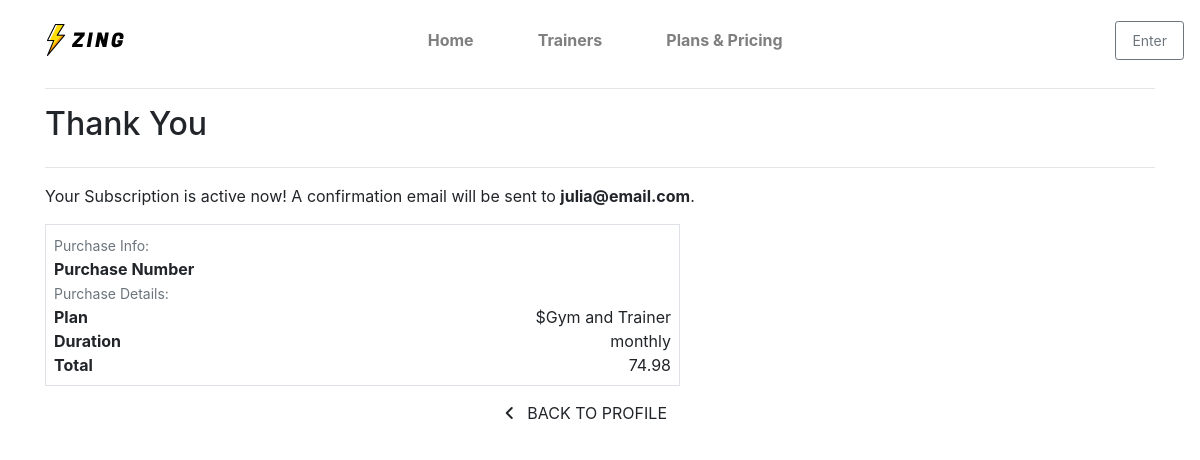
/checkout/checkout_success/EE8DD4AB854F4C4BBA4E5F99EF76FCDD, run on the app's committed database.
### checkout/models.py (models this page shows, shortened)
class Payment(models.Model):
    user = models.ForeignKey(User, on_delete=models.CASCADE)
    plan_name = models.CharField(max_length=100)
    plan_price = models.DecimalField(max_digits=6, decimal_places=2)
    plan_duration = models.CharField(max_length=20)
    payment_date = models.DateTimeField(default=timezone.now)
    payment_reference = models.CharField(max_length=32, null=False, editable=False)
    email = models.EmailField(null=True, blank=True)
    country = CountryField(blank_label='Country', null=False, blank=False)
    postcode = models.CharField(max_length=20, null=True, blank=True)
    town_or_city = models.CharField(max_length=40, null=False, blank=False)
    street_address1 = models.CharField(max_length=80, null=False, blank=False)
    street_address2 = models.CharField(max_length=80, null=True, blank=True)
    county = models.CharField(max_length=80, null=True, blank=True)

### checkout/views.py (the view)
# urls.py: path('checkout_success/<payment_reference>',views.checkout_success, name='checkout_success'),
def checkout_success(request, payment_reference):
    try:
        payment = get_object_or_404(Payment, payment_reference=payment_reference)
    except Payment.DoesNotExist:
        messages.error(request, "Payment not found.")
        return redirect('checkout')
    except Exception as e:
        messages.error(request, f"Error retrieving payment details: {e}")
        logger.error("Error retrieving payment details: %s", e)
        return redirect('checkout')
    messages.success(request, f'Order successfully processed! A confirmation email will be sent to {payment.email}.')
    print("Payment Reference:", payment_reference)
    return render(request, 'checkout/checkout_success.html', {'payment': payment})

### checkout/templates/checkout/checkout_success.html (shortened to what this page needs)
{% extends "base.html" %} {% load static %} {% load templatestags %}
{% block extra_css %}
    <link rel="stylesheet" href="{% static 'checkout/css/checkout.html' %}">
{% endblock %}
{% block content %}
<div class="container">
    <div class="row">
        <div class="col">
            <hr>
            <h2 class="logo-font mb-4">Thank You</h2>
            <hr>
            <p class="text-black">Your Subscription is active now! A confirmation email will be sent to <strong>{{ payment.user.email }}</strong>.</p>
        </div>
    </div>
    <div class="row">
        <div class="col-12 col-lg-7">
            <div class="order-confirmation-wrapper p-2 border">
                <div class="row">
                    <div class="col">
                        <small class="text-muted">Purchase Info:</small>
                    </div>
                </div>
                <div class="row">
                    <div class="col-12 col-md-4">
                        <p class="mb-0 text-black font-weight-bold">Purchase Number</p>
                    </div>
                    <div class="col-12 col-md-8 text-md-right">
                    </div>
                </div>
                <div class="row">
                    <div class="col">
                        <small class="text-muted">Purchase Details:</small>
                    </div>
                </div>
                <div class="row">
                    <div class="col-12 col-md-4">
                        <p class="mb-0 text-black font-weight-bold">Plan</p>
                    </div>
                    <div class="col-12 col-md-8 text-md-right">
                        <p class="mb-0">${{ payment.plan_name }}</p>
                    </div>
                </div>
                <div class="row">
                    <div class="col-12 col-md-4">
                        <p class="mb-0 text-black font-weight-bold">Duration</p>
                    </div>
                    <div class="col-12 col-md-8 text-md-right">
                        <p class="mb-0">{{ payment.plan_duration }}</p>
                    </div>
                </div>
                <div class="row">
                    <div class="col-12 col-md-4">
                        <p class="mb-0 text-black font-weight-bold">Total</p>
                    </div>
                    <div class="col-12 col-md-8 text-md-right">
                        <p class="mb-0">{{ payment.plan_price }}</p>
                    </div>
                </div>
            </div>
        </div>
    </div>
    <div class="row">
        <div class="col-12 col-lg-7 text-right">
            <a href="{% url 'profile' %}" class="btn btn-black rounded-0 my-2">
                <span class="icon mr-2">
                    <i class="fas fa-angle-left"></i>
                </span>
                <span class="text-uppercase">Back to Profile</span>
            </a>
        </div>
    </div>
</div>
{% endblock %}

### static/css/base.css (style rules this page uses)
html { height: 100%; }

### data on the page
Payment: user.email "julia@email.com", plan_name "Gym and Trainer", plan_duration "monthly", plan_price "74.98"
